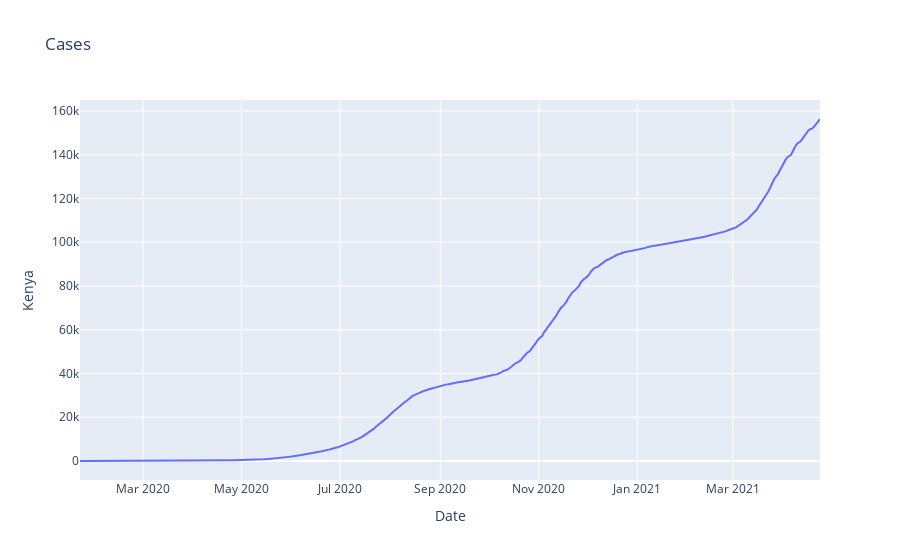

Source (notebook cell):
### Code cell
# Test plot
fig = px.line(plot_df, x="Date", y=plot_df['Kenya'],
              hover_data={"Date"},
              title='Cases',
              labels={"y": "No. of Cases"}
             )
fig.show()

### Figure 1 — Plotly figure (JSON) as saved in the notebook; plotly's stock layout.template omitted (floating-point values rounded to 4 significant figures; data arrays with more than 128 entries replaced by an {"elided": "..."} marker saying what was removed)
{"data": [{"hovertemplate": "Date=%{x}<br>Kenya=%{y}<extra></extra>", "legendgroup": "", "line": {"color": "#636efa", "dash": "solid"}, "mode": "lines", "name": "", "orientation": "v", "showlegend": false, "type": "scatter", "x": {"elided": "459 str values"}, "xaxis": "x", "y": {"elided": "459 int values"}, "yaxis": "y"}], "layout": {"legend": {"tracegroupgap": 0}, "title": {"text": "Cases"}, "xaxis": {"anchor": "y", "domain": [0, 1], "title": {"text": "Date"}}, "yaxis": {"anchor": "x", "domain": [0, 1], "title": {"text": "Kenya"}}}}
